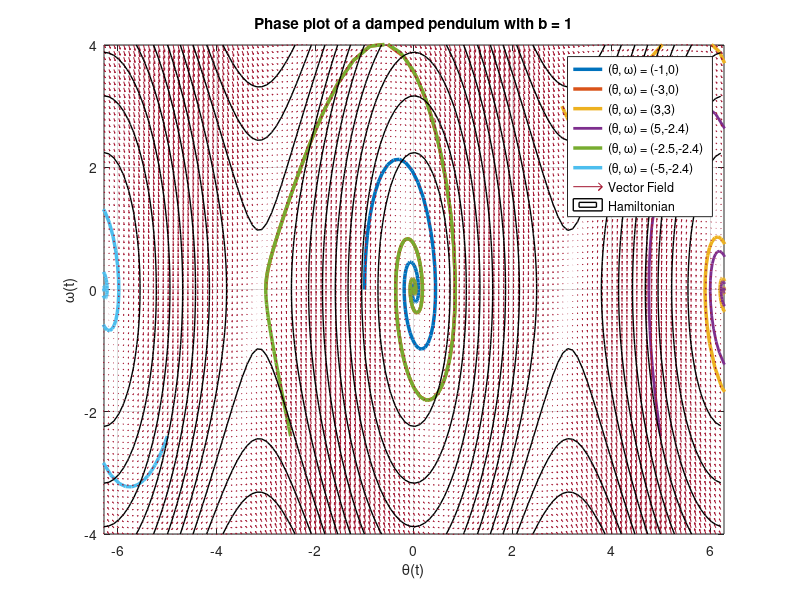

MATLAB code for this plot:
clc;clear;
%------------ODE---------------------------
g = 9.81;
b = 1.5;
f = @(t,Y) [Y(2);- b*Y(2) - g*sin(Y(1))];

[x_0,y] = meshgrid(-2*pi:.1:2*pi, -4:.1:4);
H = 0.5*y.^2 - g*cos(x_0);
dxdt = y;
dydt = - b*y - g*sin(x_0);
%--------------Y(t)-----------------------
figure(1)
[t, Y_a] = ode45(f, [0 1000], [-1 0]);
plot(Y_a(:,1),Y_a(:,2),'linewidth',2.5)
hold on
[t, Y_a] = ode45(f, [0 1000], [-3 0]);
plot(Y_a(:,1),Y_a(:,2),'linewidth',2.5)
[t, Y_a] = ode45(f, [0 1000], [3 3]);
plot(Y_a(:,1),Y_a(:,2),'linewidth',2.5)
[t, Y_a] = ode45(f, [0 1000], [5 -2.4]);
plot(Y_a(:,1),Y_a(:,2),'linewidth',2)
[t, Y_a] = ode45(f, [0 1000], [-2.5 -2.4]);
plot(Y_a(:,1),Y_a(:,2),'linewidth',2.5)
[t, Y_a] = ode45(f, [0 1000], [-5 -2.4]);
plot(Y_a(:,1),Y_a(:,2),'linewidth',2.5)
%--------Vector Field--------------------
quiver(x_0,y,dxdt,dydt)
title('Phase plot of a damped pendulum with b = 1')
xlabel('\theta(t)')
ylabel('\omega(t)')
axis([-2*pi 2*pi -4 4])
%---------Hamiltonian--------------------
contour(x_0,y,H,10, 'LineWidth',1, 'LineColor', 'k')
grid on
hold off
legend('(\theta, \omega) = (-1,0)','(\theta, \omega) = (-3,0)','(\theta, \omega) = (3,3)', '(\theta, \omega) = (5,-2.4)', '(\theta, \omega) = (-2.5,-2.4)', '(\theta, \omega) = (-5,-2.4)', 'Vector Field', 'Hamiltonian')